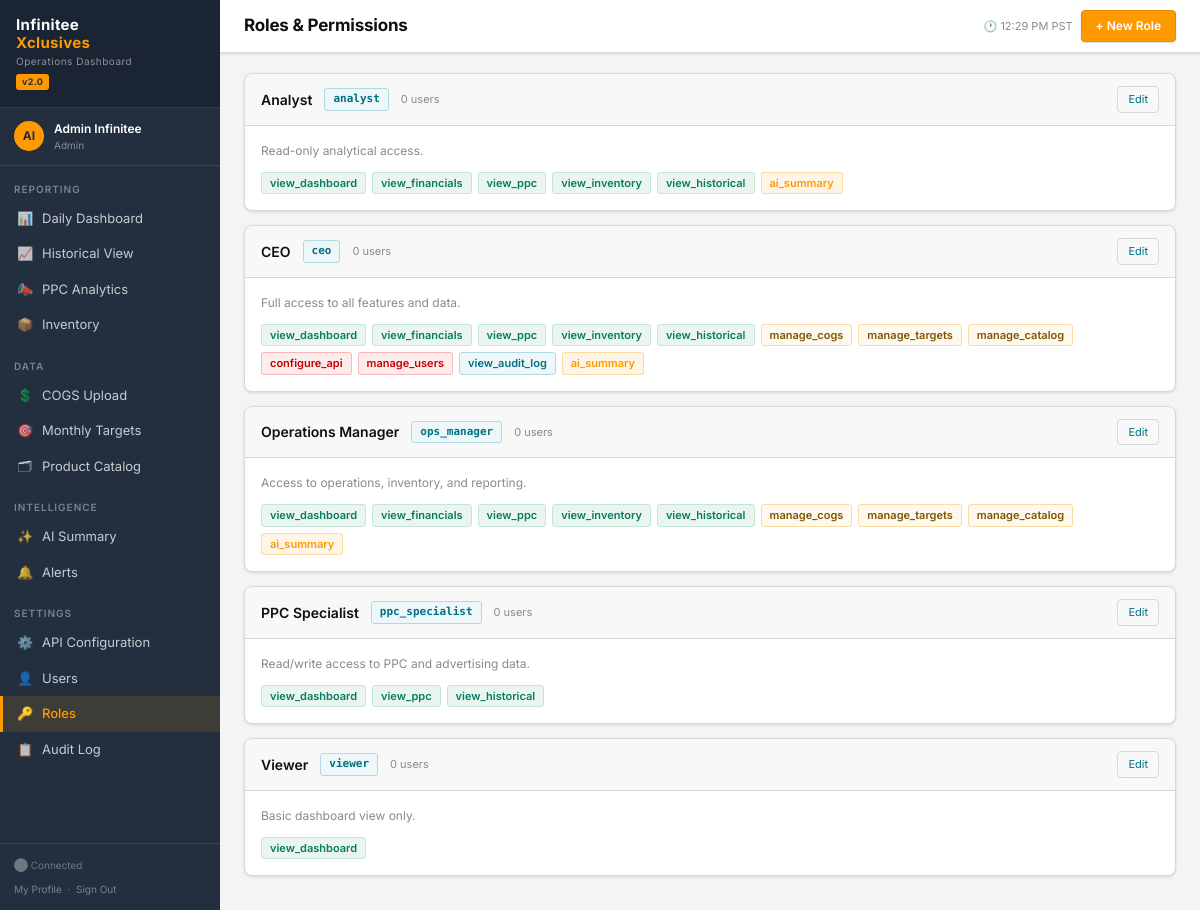
Screenshot of /auth/roles/ (signed in) with the database file from the repository.
### apps/users/models.py (models this page shows, shortened)
class User(AbstractBaseUser, PermissionsMixin):
    email        = models.EmailField(unique=True)
    first_name   = models.CharField(max_length=64)
    last_name    = models.CharField(max_length=64)
    role         = models.ForeignKey(Role, on_delete=models.PROTECT,
                                     null=True, blank=True,
                                     related_name='users')
    is_active    = models.BooleanField(default=True)
    is_staff     = models.BooleanField(default=False)
    avatar       = models.ImageField(upload_to='avatars/', null=True, blank=True)
    timezone     = models.CharField(max_length=64, default='America/Los_Angeles')
    phone        = models.CharField(max_length=20, blank=True)
    created_at   = models.DateTimeField(auto_now_add=True)
    updated_at   = models.DateTimeField(auto_now=True)
    last_login_ip = models.GenericIPAddressField(null=True, blank=True)
    login_count  = models.PositiveIntegerField(default=0)
    allowed_marketplaces = models.JSONField(
        default=list,
        help_text='Empty list = all marketplaces allowed'
    )
    USERNAME_FIELD  = 'email'
    REQUIRED_FIELDS = ['first_name', 'last_name']
    objects = UserManager()
    class Meta:
        db_table = 'ix_users'
        ordering = ['email']
    @property
    def full_name(self):
        return f'{self.first_name} {self.last_name}'.strip()
    def has_perm_flag(self, flag: str) -> bool:
        if self.is_superuser:
            return True
        if not self.role:
            return False
        return getattr(self.role, flag, False)

class Role(models.Model):
    ROLE_CHOICES = [
        ('ceo',           'CEO'),
        ('ops_manager',   'Operations Manager'),
        ('analyst',       'Analyst'),
        ('ppc_specialist','PPC Specialist'),
        ('viewer',        'Viewer'),
        ('custom',        'Custom'),
    ]
    name        = models.CharField(max_length=64, unique=True)
    slug        = models.CharField(max_length=32, choices=ROLE_CHOICES, default='custom')
    description = models.TextField(blank=True)
    can_view_dashboard      = models.BooleanField(default=True)
    can_view_financials     = models.BooleanField(default=False)
    can_view_ppc            = models.BooleanField(default=False)
    can_view_inventory      = models.BooleanField(default=False)
    can_view_historical     = models.BooleanField(default=False)
    can_manage_cogs         = models.BooleanField(default=False)
    can_manage_targets      = models.BooleanField(default=False)
    can_manage_catalog      = models.BooleanField(default=False)
    can_configure_api       = models.BooleanField(default=False)   # SP-API / Ads API keys
    can_manage_users        = models.BooleanField(default=False)   # User management
    can_view_audit_log      = models.BooleanField(default=False)
    can_generate_ai_summary = models.BooleanField(default=False)   # Claude API calls
    created_at = models.DateTimeField(auto_now_add=True)
    updated_at = models.DateTimeField(auto_now=True)
    class Meta:
        db_table = 'ix_roles'
        ordering = ['name']

### apps/users/views.py (the view)
# urls.py: path('roles/',              views.role_list,          name='roles'),
@login_required
@permission_required('can_manage_users')
def role_list(request):
    roles = Role.objects.prefetch_related('users').order_by('name')
    return render(request, 'users/role_list.html', {'roles': roles})

### apps/core/context_processors.py (called while the page is built)
def global_context(request):
    ctx = {
        'APP_VERSION': '2.0',
        'MARKETPLACES': list(settings.AMAZON_MARKETPLACES.keys()),
    }
    if request.user.is_authenticated and request.user.role:
        ctx['user_role'] = request.user.role
    return ctx

### apps/core/templatetags/ix_tags.py (called while the page is built)
@register.filter
def has_perm(user, flag):
    if not user or not user.is_authenticated:
        return False
    return user.has_perm_flag(flag)

### templates/users/role_list.html (shortened to what this page needs)
{% extends "base/base.html" %}
{% block nav_roles %}active{% endblock %}
{% block page_title %}Roles & Permissions{% endblock %}
{% block topbar_actions %}
<a href="{% url 'users:role_create' %}" class="btn btn-primary">+ New Role</a>
{% endblock %}
{% block content %}
{% for role in roles %}
<div class="card" style="margin-bottom:14px">
  <div class="card-header">
    <div style="display:flex;align-items:center;gap:12px">
      <div class="card-title">{{ role.name }}</div>
      <span class="badge badge-blue mono">{{ role.slug }}</span>
      <span style="font-size:11px;color:var(--text3)">{{ role.users.count }} user{{ role.users.count|pluralize }}</span>
    </div>
    <a href="{% url 'users:role_edit' role.pk %}" class="btn btn-ghost btn-sm">Edit</a>
  </div>
  <div class="card-body">
    {% if role.description %}
    <p style="font-size:12px;color:var(--text3);margin-bottom:12px">{{ role.description }}</p>
    {% endif %}
    <div style="display:flex;flex-wrap:wrap;gap:6px">
      {% with perms=role %}
      {% if perms.can_view_dashboard      %}<span class="badge badge-green">view_dashboard</span>{% endif %}
      {% if perms.can_view_financials     %}<span class="badge badge-green">view_financials</span>{% endif %}
      {% if perms.can_view_ppc            %}<span class="badge badge-green">view_ppc</span>{% endif %}
      {% if perms.can_view_inventory      %}<span class="badge badge-green">view_inventory</span>{% endif %}
      {% if perms.can_view_historical     %}<span class="badge badge-green">view_historical</span>{% endif %}
      {% if perms.can_manage_cogs         %}<span class="badge badge-gold">manage_cogs</span>{% endif %}
      {% if perms.can_manage_targets      %}<span class="badge badge-gold">manage_targets</span>{% endif %}
      {% if perms.can_manage_catalog      %}<span class="badge badge-gold">manage_catalog</span>{% endif %}
      {% if perms.can_configure_api       %}<span class="badge" style="background:rgba(239,68,68,.1);color:var(--red);border:1px solid rgba(239,68,68,.3)">configure_api</span>{% endif %}
      {% if perms.can_manage_users        %}<span class="badge" style="background:rgba(239,68,68,.1);color:var(--red);border:1px solid rgba(239,68,68,.3)">manage_users</span>{% endif %}
      {% if perms.can_view_audit_log      %}<span class="badge badge-blue">view_audit_log</span>{% endif %}
      {% if perms.can_generate_ai_summary %}<span class="badge" style="background:rgba(245,158,11,.1);color:var(--gold);border:1px solid rgba(245,158,11,.3)">ai_summary</span>{% endif %}
      {% endwith %}
    </div>
  </div>
</div>
{% empty %}
<div style="text-align:center;padding:40px;color:var(--text3)">No roles yet. <a href="{% url 'users:role_create' %}" style="color:var(--accent)">Create one</a></div>
{% endfor %}
{% endblock %}

### templates/base/base.html (shortened to what this page needs)
{% load ix_tags %}<!DOCTYPE html>
<html lang="en">
<head>
</head>
<body>
{% if user.is_authenticated %}
<aside class="sidebar">
  <div class="brand">
    <div class="brand-logo">Infinitee<br><span>Xclusives</span></div>
    <div class="brand-sub">Operations Dashboard</div>
    <div class="brand-badge">v2.0</div>
  </div>
  <div class="sidebar-user">
    <div class="sidebar-avatar">{{ user.first_name.0 }}{{ user.last_name.0 }}</div>
    <div>
      <div class="sidebar-uname">{{ user.full_name }}</div>
      <div class="sidebar-urole">{{ user.role.name|default:"Admin" }}</div>
    </div>
  </div>
  <div class="nav-section">Reporting</div>
  <a href="{% url 'dashboard:index' %}" class="nav-item {% block nav_dashboard %}{% endblock %}">
    <span class="nav-icon">📊</span> Daily Dashboard
  </a>
  {% if user|has_perm:'can_view_historical' %}
  <a href="{% url 'dashboard:historical' %}" class="nav-item {% block nav_history %}{% endblock %}">
    <span class="nav-icon">📈</span> Historical View
  </a>
  {% endif %}
  {% if user|has_perm:'can_view_ppc' %}
  <a href="{% url 'dashboard:ppc' %}" class="nav-item {% block nav_ppc %}{% endblock %}">
    <span class="nav-icon">📣</span> PPC Analytics
  </a>
  {% endif %}
  {% if user|has_perm:'can_view_inventory' %}
  <a href="{% url 'dashboard:inventory' %}" class="nav-item {% block nav_inventory %}{% endblock %}">
    <span class="nav-icon">📦</span> Inventory
  </a>
  {% endif %}
  <div class="nav-section">Data</div>
  {% if user|has_perm:'can_manage_cogs' %}
  <a href="{% url 'dashboard:cogs' %}" class="nav-item {% block nav_cogs %}{% endblock %}">
    <span class="nav-icon">💲</span> COGS Upload
  </a>
  {% endif %}
  {% if user|has_perm:'can_manage_targets' %}
  <a href="{% url 'dashboard:targets' %}" class="nav-item {% block nav_targets %}{% endblock %}">
    <span class="nav-icon">🎯</span> Monthly Targets
  </a>
  {% endif %}
  {% if user|has_perm:'can_manage_catalog' %}
  <a href="{% url 'dashboard:catalog' %}" class="nav-item {% block nav_catalog %}{% endblock %}">
    <span class="nav-icon">🗂</span> Product Catalog
  </a>
  {% endif %}
  <div class="nav-section">Intelligence</div>
  {% if user|has_perm:'can_generate_ai_summary' %}
  <a href="{% url 'dashboard:summary' %}" class="nav-item {% block nav_summary %}{% endblock %}">
    <span class="nav-icon">✨</span> AI Summary
  </a>
  {% endif %}
  <a href="{% url 'dashboard:alerts' %}" class="nav-item {% block nav_alerts %}{% endblock %}" id="alertsNavItem">
    <span class="nav-icon">🔔</span> Alerts
  </a>
  {% if user|has_perm:'can_configure_api' %}
  <div class="nav-section">Settings</div>
  <a href="{% url 'amazon_api:list' %}" class="nav-item {% block nav_api %}{% endblock %}">
    <span class="nav-icon">⚙️</span> API Configuration
  </a>
  {% endif %}
  {% if user|has_perm:'can_manage_users' %}
  <a href="{% url 'users:list' %}" class="nav-item {% block nav_users %}{% endblock %}">
    <span class="nav-icon">👤</span> Users
  </a>
  <a href="{% url 'users:roles' %}" class="nav-item {% block nav_roles %}{% endblock %}">
    <span class="nav-icon">🔑</span> Roles
  </a>
  {% endif %}
  {% if user|has_perm:'can_view_audit_log' %}
  <a href="{% url 'users:audit' %}" class="nav-item {% block nav_audit %}{% endblock %}">
    <span class="nav-icon">📋</span> Audit Log
  </a>
  {% endif %}
  <div class="sidebar-footer">
    <div id="sidebarStatus" style="margin-bottom:6px">⬤ Connected</div>
    <div>
      <a href="{% url 'users:profile' %}" style="color:rgba(255,255,255,.4)">My Profile</a>
      &nbsp;·&nbsp;
      <form method="post" action="{% url 'users:logout' %}" style="display:inline">
        <button type="submit" style="background:none;border:none;color:rgba(255,255,255,.4);cursor:pointer;font-size:10px;font-family:inherit;padding:0">
          Sign Out
        </button>
      </form>
    </div>
  </div>
</aside>
<main class="main">
  <div class="topbar">
    <div class="topbar-left">
      <div class="page-title">{% block page_title %}Dashboard{% endblock %}</div>
    </div>
    <div class="topbar-right">
      <span id="mpClock" style="font-size:11px;color:var(--text3)"></span>
      {% block topbar_actions %}{% endblock %}
    </div>
  </div>
  <div class="content page-fade">
    {% block content %}{% endblock %}
  </div>
</main>
{% else %}
{% block auth_content %}{% endblock %}
{% endif %}
</body>
</html>

### rows the page displays
User: first_name.0 "A", last_name.0 "I", full_name "Admin Infinitee", role.name "Admin"
Role: name "Analyst", slug "analyst", users.count "0", description "Read-only analytical access.", can_view_dashboard "view_dashboard", can_view_financials "view_financials", can_view_ppc "view_ppc", can_view_inventory "view_inventory", can_view_historical "view_historical", can_generate_ai_summary "ai_summary"
Role: name "CEO", slug "ceo", users.count "0", description "Full access to all features and data.", can_view_dashboard "view_dashboard", can_view_financials "view_financials", can_view_ppc "view_ppc", can_view_inventory "view_inventory", can_view_historical "view_historical", can_manage_cogs "manage_cogs", can_manage_targets "manage_targets", can_manage_catalog "manage_catalog", can_configure_api "configure_api", can_manage_users "manage_users", can_view_audit_log "view_audit_log", can_generate_ai_summary "ai_summary"
Role: name "Operations Manager", slug "ops_manager", users.count "0", description "Access to operations, inventory, and reporting.", can_view_dashboard "view_dashboard", can_view_financials "view_financials", can_view_ppc "view_ppc", can_view_inventory "view_inventory", can_view_historical "view_historical", can_manage_cogs "manage_cogs", can_manage_targets "manage_targets", can_manage_catalog "manage_catalog", can_generate_ai_summary "ai_summary"
Role: name "PPC Specialist", slug "ppc_specialist", users.count "0", description "Read/write access to PPC and advertising data.", can_view_dashboard "view_dashboard", can_view_ppc "view_ppc", can_view_historical "view_historical"
Role: name "Viewer", slug "viewer", users.count "0", description "Basic dashboard view only.", can_view_dashboard "view_dashboard"
